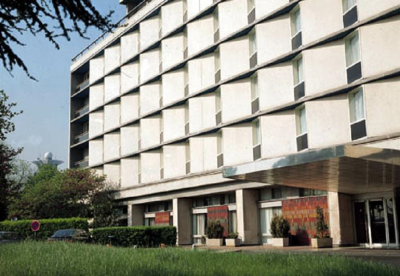
//> input picture Project4/x64/Debug/building.png, 400 x 276 px
$ ./Source   (built with g++ and OpenCV 4)
//> lines starting //> are read from the running program, lines starting //| are printed output that depends on the picture; after the words box and inside, x2 and y2 are one past the last pixel; in counts of white or black regions, pixels touching at a corner belong together
#include <opencv2/core.hpp>
#include <opencv2/imgcodecs.hpp>
#include <opencv2/highgui.hpp>
#include <opencv2/imgproc.hpp>
#include <iostream>
#include <cstdlib>
#include <time.h>
#include <cmath>
using namespace cv;
using namespace std;

#define PI 3.1415926
#define THETA 360
#define threshold 110

int main() {
    Mat src, image, signature;

    // Read the file
    src = imread("building.png", IMREAD_COLOR);
//> src is the input picture: 276 rows x 400 cols, CV_8UC3; mean B, G, R 133.7, 143.6, 142.9
    // src = imread("test.jpg", IMREAD_COLOR);
    signature = imread("signature.png", IMREAD_COLOR);
//> signature.png cannot be read in this run, so this picture is empty

    if (src.empty()) { // Check for invalid input
        cout << "Could not open or find the image" << endl;
        return -1;
    }

    // Transform Image to Gray Level
    cvtColor(src, image, COLOR_BGR2GRAY);
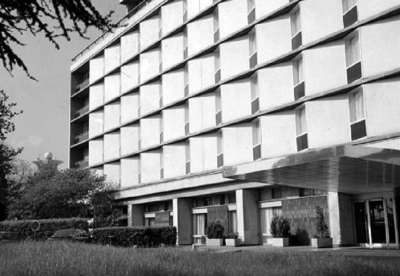
//> image: 276 rows x 400 cols, CV_8UC1; min 0, max 255, mean 142.2

    // use Gaussian Blur to reduce image noise
    Mat image_blurred_with_3x3_kernel;
    GaussianBlur(image, image_blurred_with_3x3_kernel, Size(3, 3), 0);
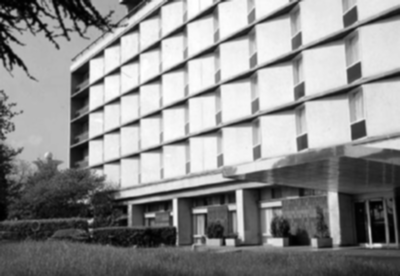
//> image_blurred_with_3x3_kernel: 276 rows x 400 cols, CV_8UC1; min 0, max 254, mean 142.3

    // use Canny edge detection to detedt the edges
    Mat canny;
    Canny(image_blurred_with_3x3_kernel, canny, 100, 200);
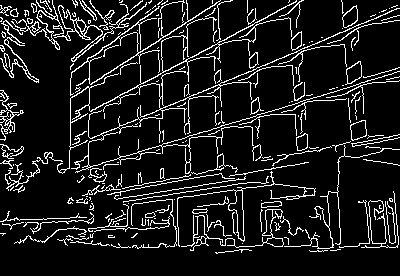
//> canny: 276 rows x 400 cols, CV_8UC1; 11% white in thin lines or dots

    // Hough Transform
    double rho;
    const int rhoMax = sqrt(pow(image.cols, 2) + pow(image.rows, 2));
//> rhoMax = 485
    vector<vector<int>> votes(2 * rhoMax, vector<int>(THETA, 0));

    // 1. vote
    for (int i = 0; i < image.rows; i++) {
        for (int j = 0; j < image.cols; j++) {
            // not an edge
            if (canny.at<uchar>(i, j) == 0) {
                continue;
            }

            // randomly reduce node
            srand((unsigned)time(NULL));
            int r = rand();
            if (r < 0.3) {
                // reduce point
                continue;
            }

            // voting
            for (int theta = 0; theta < THETA; theta++) {
                rho = round(j * cos(theta * PI / 180) + i * sin(theta * PI / 180)) + rhoMax;
                votes[rho][theta]++;
            }
        }
    }

    // draw the voteing result
    Mat votesResult = Mat::zeros(rhoMax * 2, THETA, CV_8UC1);
    for (int i = 0; i < rhoMax * 2; i++) {
        for (int j = 0; j < THETA; j++) {
            votesResult.at<uchar>(i, j) = votes[i][j];
        }
    }
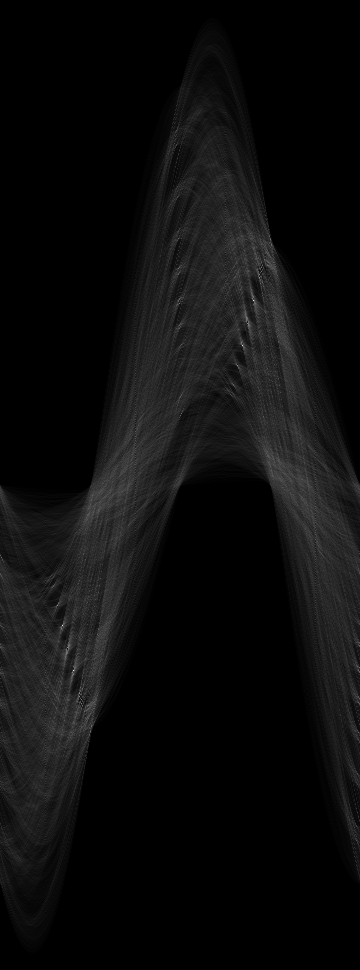
//> votesResult: 970 rows x 360 cols, CV_8UC1; min 0, max 237, mean 12.5

    // draw line
    Mat houghLine = src.clone();
    Point p1, p2;

    for (int i = 0; i < votes.size(); i++) {
        for (int j = 0; j < votes[0].size(); j++) {
            if (votes[i][j] > threshold) {

                double r = i - rhoMax;
                int theta = j;
                Point p1, p2;
                int x0 = cvRound(r * cos(theta * PI / 180));
                int y0 = cvRound(r * sin(theta * PI / 180));

                p1.x = cvRound(x0 + rhoMax * (-sin(theta * PI / 180)));
                p1.y = cvRound(y0 + rhoMax * (cos(theta * PI / 180)));
                p2.x = cvRound(x0 - rhoMax * (-sin(theta * PI / 180)));
                p2.y = cvRound(y0 - rhoMax * (cos(theta * PI / 180)));

                line(houghLine, p1, p2, Scalar(255, 255, 0), 2, LINE_AA);
            }
        }
    }
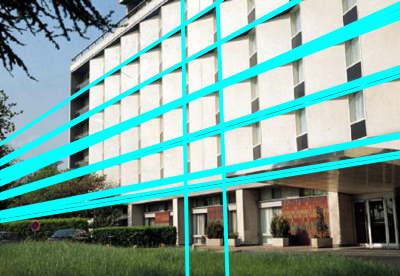
//> houghLine: 276 rows x 400 cols, CV_8UC3; mean B, G, R 158.1, 166.4, 121.4

    // Add signature
    Mat addSignature = houghLine.clone();

    for (int i = 0; i < signature.rows; i++) {
        for (int j = 0; j < signature.cols; j++) {
            if (signature.at<Vec3b>(i, j)[0] == 0 && signature.at<Vec3b>(i, j)[1] == 0 && signature.at<Vec3b>(i, j)[2] == 0) {
                int l = image.rows - signature.rows - 10;
                int h = image.cols - signature.cols - 10;

                addSignature.at<Vec3b>(l + i, h + j)[0] = 0;
                addSignature.at<Vec3b>(l + i, h + j)[1] = 255;
                addSignature.at<Vec3b>(l + i, h + j)[2] = 255;
            }
        }
    }
//> this loop made 0 passes

    // output
    namedWindow("Source image", WINDOW_AUTOSIZE);
    imshow("Source image", src);
    namedWindow("Source name", WINDOW_AUTOSIZE);
//> (the run ends here: the program stops with an error, at `imshow("Source name", signature);`)

$ run again, with Project4/x64/Debug/test.jpg saved as Project4/x64/Debug/building.png
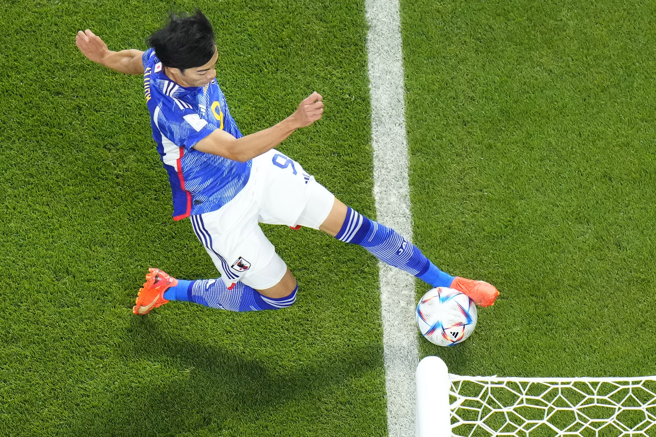
//> input picture Project4/x64/Debug/test.jpg, 656 x 437 px
//> src is the input picture: 437 rows x 656 cols, CV_8UC3; mean B, G, R 66.1, 126.3, 105
//> `Canny(image_blurred_with_3x3_kernel, canny, 100, 200);`:
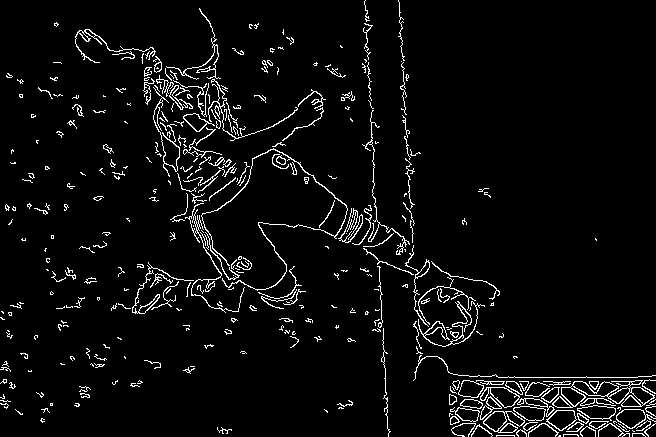
//> canny: 437 rows x 656 cols, CV_8UC1; 4.6% white in thin lines or dots
//> after the loop `for (int i = 0; i < votes.size(); i++)`:
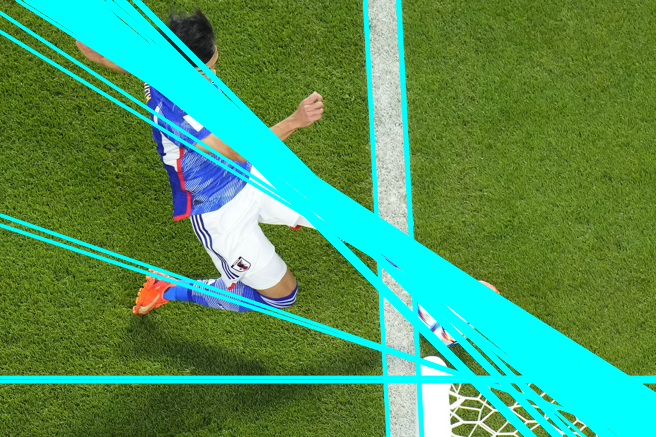
//> houghLine: 437 rows x 656 cols, CV_8UC3; mean B, G, R 93.1, 147.1, 80.2
